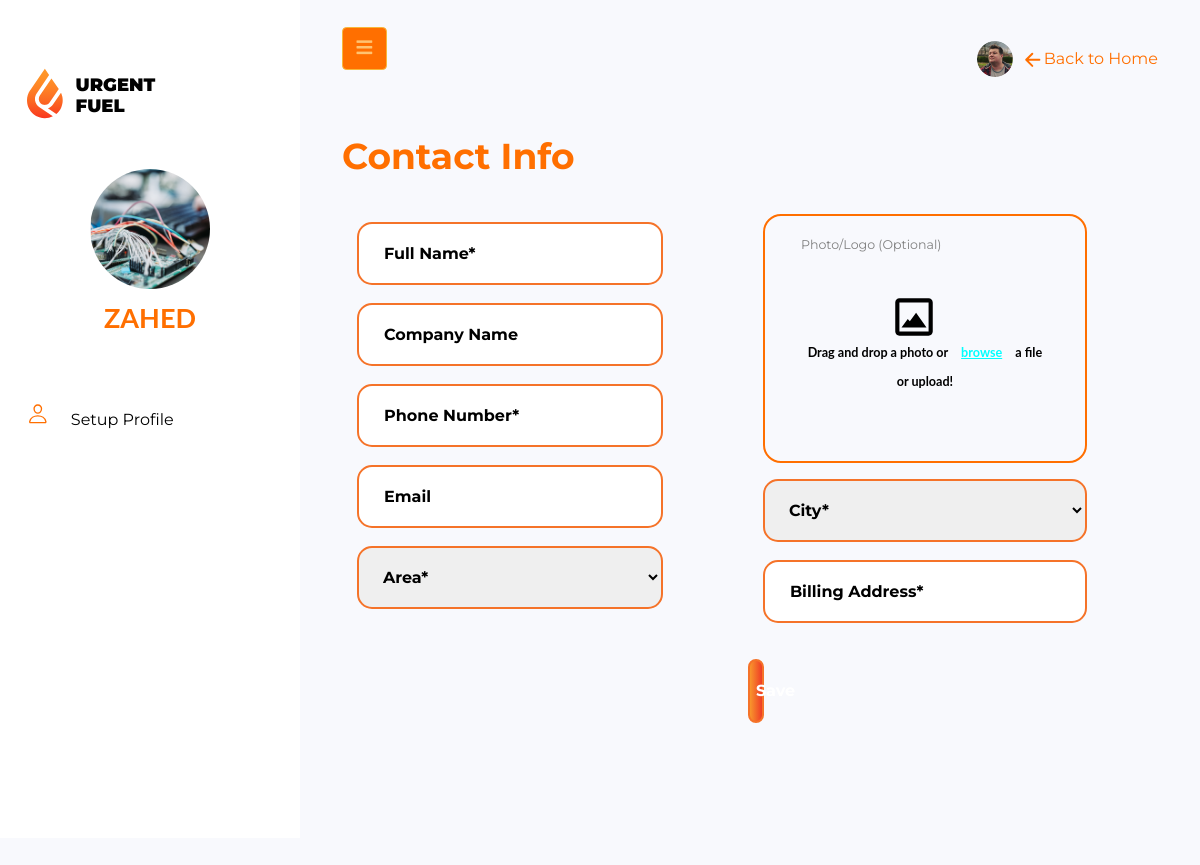
Before: /contactprofile/ (signed in) with the older database file.
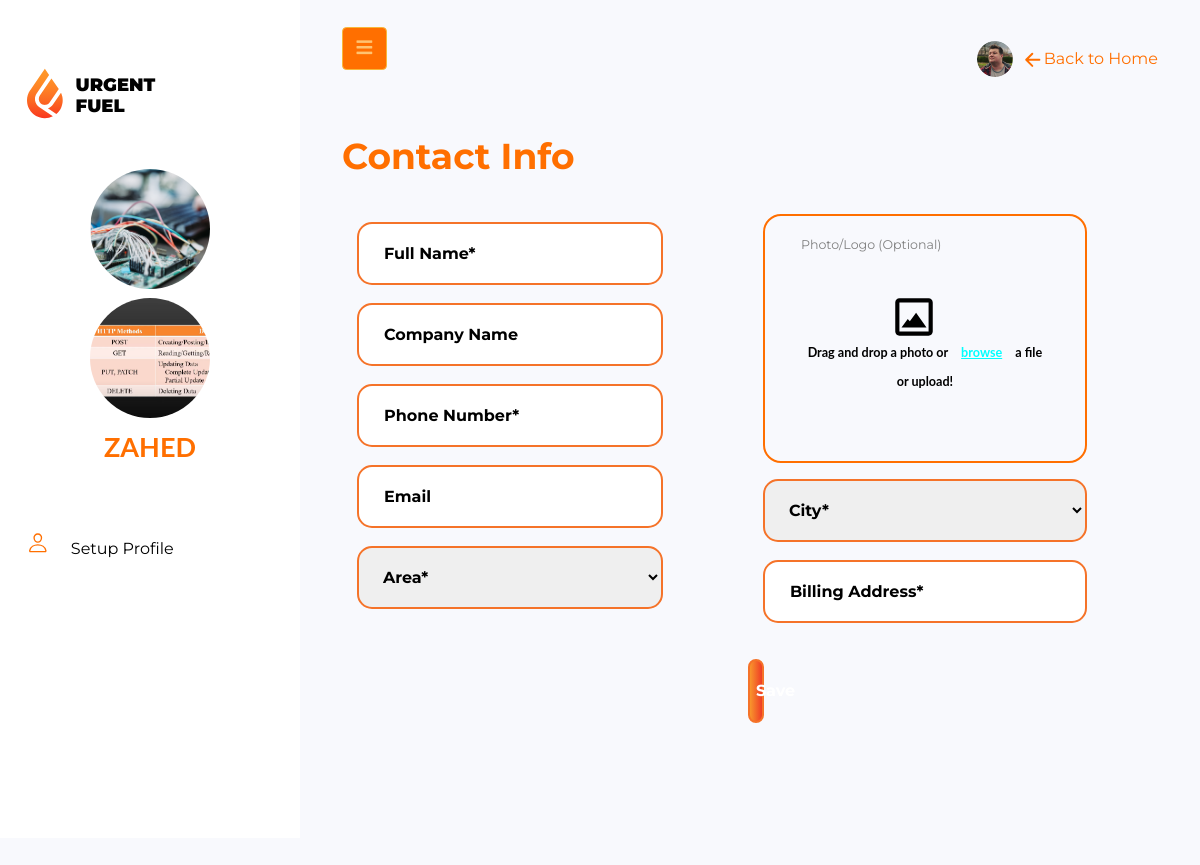
After: the same page with the newer database file.
### Uftl_App/models.py (models this page shows)
class Contact_Assets(models.Model):
    user = models.ForeignKey(User, on_delete=models.CASCADE)
    full_name = models.CharField(max_length=220)
    company_name = models.CharField(max_length=220, blank=True)
    phone_number = models.IntegerField()
    email = models.EmailField(max_length=220, blank=True)
    area = models.CharField(max_length=220)
    contact_photo = models.ImageField(upload_to='contact_files')
    city = models.CharField(max_length=300)
    billing_add = models.CharField(max_length=300)

### Uftl_App/views.py (the view, shortened to what this page needs)
# urls.py: path('contactprofile/', views.assets_contact, name='contactprofile'),
@login_required()
def assets_contact(request):
    ct_profile = Contact_Assets.objects.filter(user=request.user)
    ft = fuel_utils.objects.all()
    dict = {'ft': ft, 'ct_profile': ct_profile}
    return render(request, 'Uftl_App/contactprofile.html', context=dict)

### templates/Uftl_App/contactprofile.html (shortened to what the changed rows need)
{% extends 'profile_base.html' %}
{% load static %}
{% block profile_block %}
    <div class="wrapper d-flex align-items-stretch">
        <nav id="sidebar">
            <div class="p-4 pt-5">
                <div class="ct">
                    {% for x in ct_profile %}
                    <a href="#" class="img logo rounded-circle mb-2"
                       style="background-image: url({{ x.contact_photo.url }});">
                    </a>
                    {% endfor %}
                    <h3 class="text-center mb-5 username">{{ request.user.username }}</h3>
                </div>
            </div>
        </nav>
    </div>
{% endblock %}

Changed rows visible on the page:
added Contact_Assets: contact_photo (picture)
